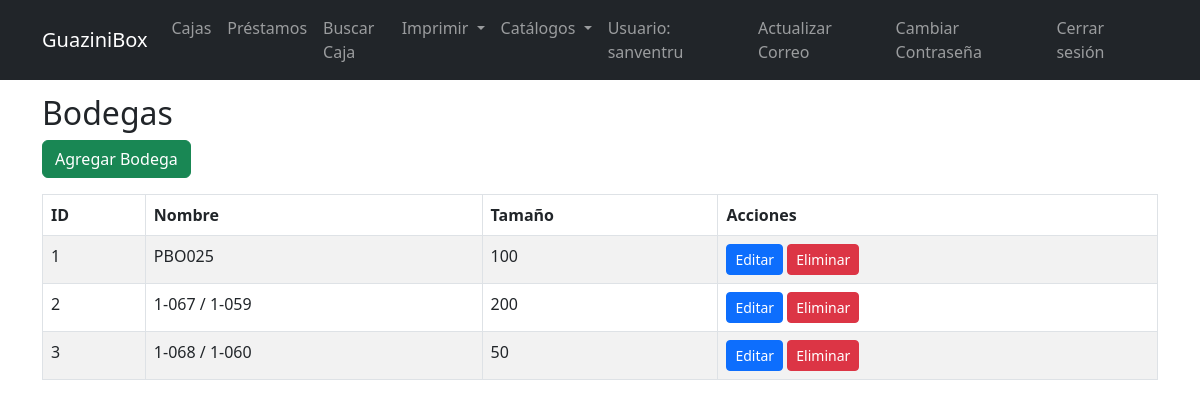
The page /bodegas (signed in) on the database its author committed.
### tables this page shows
CREATE TABLE "users" (
            id INTEGER PRIMARY KEY AUTOINCREMENT,
            username TEXT UNIQUE NOT NULL,
            password TEXT NOT NULL,
            email TEXT UNIQUE,
            reset_token TEXT,
            token_expiry TIMESTAMP
        );

CREATE TABLE bodegas (
            id INTEGER PRIMARY KEY AUTOINCREMENT,
            nombre TEXT NOT NULL
        , tamano TEXT);

### app.py (the view)
@app.route("/bodegas")
@login_required
def bodegas():
    bds = get_bodegas()
    return render_template("bodegas.html", bodegas=bds)

### app.py (called while the page is built)
def get_db_connection():
    conn = sqlite3.connect("archivo.db")
    conn.row_factory = sqlite3.Row
    return conn

def get_user_by_id(user_id):
    conn = get_db_connection()
    user = conn.execute("SELECT * FROM users WHERE id = ?", (user_id,)).fetchone()
    conn.close()
    if not user:
        return None
    return User(user["id"], user["username"], user["password"],
               user["email"] if "email" in user.keys() else None,
               user["reset_token"] if "reset_token" in user.keys() else None,
               user["token_expiry"] if "token_expiry" in user.keys() else None)

@login_manager.user_loader
def load_user(user_id):
    return get_user_by_id(user_id)

def get_bodegas():
    conn = get_db_connection()
    bds = conn.execute("SELECT * FROM bodegas").fetchall()
    conn.close()
    return bds

### templates/bodegas.html (shortened to what this page needs)
{% extends "base.html" %}
{% block content %}
<h2>Bodegas</h2>
<a href="{{ url_for('add_bodega') }}" class="btn btn-success mb-3">Agregar Bodega</a>
<table class="table table-bordered table-striped">
  <thead>
    <tr>
      <th>ID</th>
      <th>Nombre</th>
      <th>Tamaño</th>
      <th>Acciones</th>
    </tr>
  </thead>
  <tbody>
    {% for bodega in bodegas %}
    <tr>
      <td>{{ bodega.id }}</td>
      <td>{{ bodega.nombre }}</td>
      <td>{{ bodega.tamano }}</td>
      <td>
        <a href="{{ url_for('edit_bodega', bodega_id=bodega.id) }}" class="btn btn-primary btn-sm">Editar</a>
        <form action="{{ url_for('delete_bodega', bodega_id=bodega.id) }}" method="POST" style="display:inline-block;" onsubmit="return confirm('¿Estás seguro de eliminar esta bodega?');">
          <button type="submit" class="btn btn-danger btn-sm">Eliminar</button>
        </form>
      </td>
    </tr>
    {% endfor %}
  </tbody>
</table>
{% endblock %}

### templates/base.html (shortened to what this page needs)
<!DOCTYPE html>
<html lang="es">
<head>
  <link href="https://cdn.jsdelivr.net/npm/bootstrap@5.3.0/dist/css/bootstrap.min.css" rel="stylesheet">
</head>
<body>
  <nav class="navbar navbar-expand-lg navbar-dark bg-dark fixed-top">
    <div class="container">
      <a class="navbar-brand" href="{{ url_for('index') }}">GuaziniBox</a>
      {% if current_user.is_authenticated %}
      <div class="collapse navbar-collapse" id="navbarNav">
        <ul class="navbar-nav me-auto">
          <li class="nav-item"><a class="nav-link" href="{{ url_for('cajas') }}">Cajas</a></li>
          <li class="nav-item"><a class="nav-link" href="{{ url_for('prestamos') }}">Préstamos</a></li>
          <li class="nav-item"><a class="nav-link" href="{{ url_for('search_caja') }}">Buscar Caja</a></li>
          <li class="nav-item dropdown">
            <a class="nav-link dropdown-toggle" href="#" id="imprimirDropdown" role="button" data-bs-toggle="dropdown" aria-expanded="false">
              Imprimir
            </a>
          </li>
          <li class="nav-item dropdown">
            <a class="nav-link dropdown-toggle" href="#" id="catalogosDropdown" role="button" data-bs-toggle="dropdown" aria-expanded="false">
              Catálogos
            </a>
          </li>
        </ul>
        <ul class="navbar-nav">
          <li class="nav-item"><span class="nav-link">Usuario: {{ current_user.username }}</span></li>
          <li class="nav-item"><a class="nav-link" href="{{ url_for('update_email') }}">Actualizar Correo</a></li>
          <li class="nav-item"><a class="nav-link" href="{{ url_for('cambiar_clave') }}">Cambiar Contraseña</a></li>
          <li class="nav-item"><a class="nav-link" href="{{ url_for('logout') }}">Cerrar sesión</a></li>
        </ul>
      </div>
      {% else %}
      <ul class="navbar-nav ms-auto">
        <li class="nav-item"><a class="nav-link" href="{{ url_for('login') }}">Iniciar Sesión</a></li>
        <li class="nav-item"><a class="nav-link" href="{{ url_for('register') }}">Registrarse</a></li>
      </ul>
      {% endif %}
    </div>
  </nav>
  <div class="container mt-4">
    {% block content %}{% endblock %}
  </div>
</body>
</html>

### templates/base.html (style rules this page uses)
body { padding-top: 70px; }

### rows shown on the page
users: username "sanventru"
bodegas: id "1", nombre "PBO025", tamano "100"
bodegas: id "2", nombre "1-067 / 1-059", tamano "200"
bodegas: id "3", nombre "1-068 / 1-060", tamano "50"
